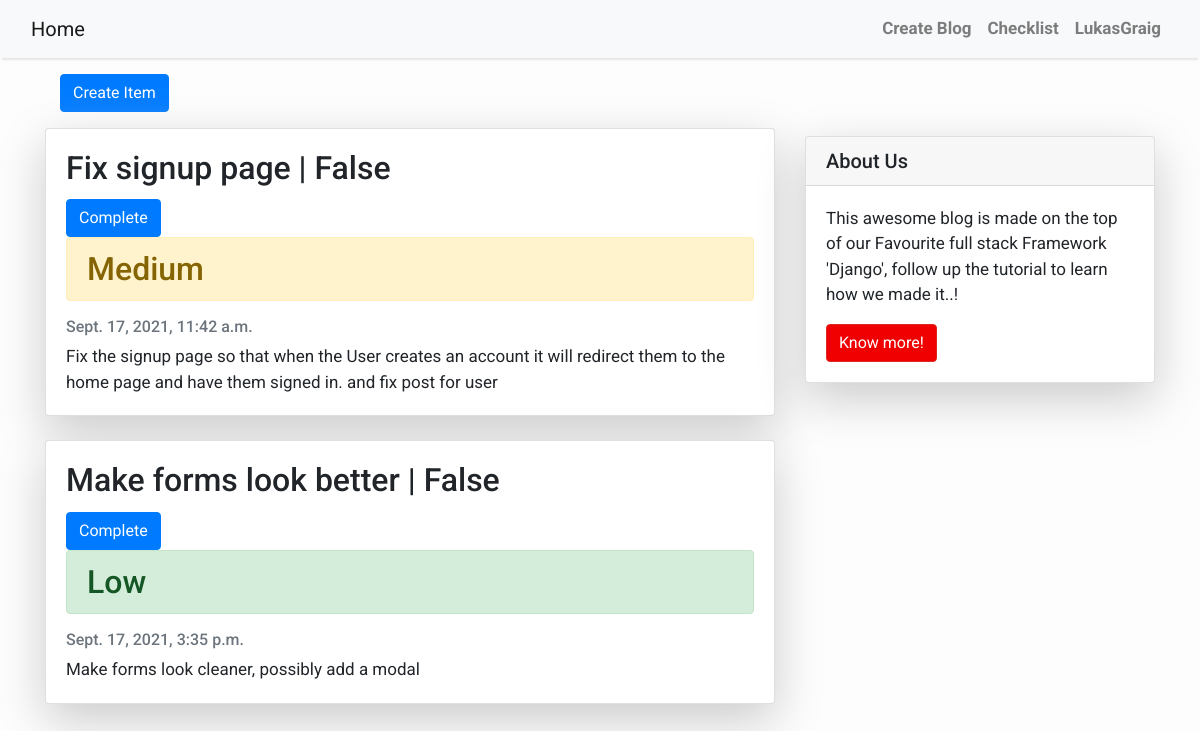
/checklist/ (signed in), run on the app's committed database.
### checklist/models.py (models this page shows, shortened)
class CheckList(models.Model):
    title = models.CharField(max_length=100, blank=True)
    description = models.TextField(max_length=150, blank=False)
    status = models.IntegerField(choices=URGENCY, default=0)
    completed = models.BooleanField(default=False)
    created_on = models.DateTimeField(auto_now_add=True)

### checklist/views.py (the view)
# urls.py: path('', views.CheckListView.as_view(), name='checklist'),
class CheckListView(generic.ListView):
    queryset = CheckList.objects.all()
    template_name = 'checklist/checklist.html'

### checklist/templates/checklist/checklist.html (shortened to what this page needs)
{% extends 'blogs/base.html' %}
{%block content%}
<div class="container">
  <div class="col-md-8 mt-3 left">
    <a class="btn btn-primary" href="{% url 'create' %}">Create Item</a>
  </div>
</div>
<div class="container">
    <div class="row">
        <div class="col-md-8 mt-3 left">
            {% for post in checklist_list %}
            <div class="card mb-4">
                <div class="card-body">
                    <h2 class="card-title">{{ post.title }} | {{ post.completed }}</h2>
                    <a type=submit class="btn btn-primary" href="{% url 'update' post.id%}">Complete</a>
                    {% if post.status == 0 %}
                        <h2 class="card-title alert alert-success" role="alert">{{post.get_status_display}}</h2>
                    {% elif post.status == 1 %}
                        <h2 class="card-title alert alert-warning" role="alert">{{post.get_status_display}}</h2>
                    {% elif post.status == 2 %}
                        <h2 class="card-title alert alert-danger" role="alert">{{post.get_status_display}}</h2>
                    {% endif %}
                    <p class="card-text text-muted h6">{{ post.created_on}} </p>
                    <p class="card-text">{{ post.description }}</p>
                </div>
            </div>
            {% endfor %}
        </div>
        {% block sidebar %} {% include 'blogs/sidebar.html' %} {% endblock sidebar %}
    </div>
</div>
{%endblock%}

### blogs/templates/blogs/base.html (shortened to what this page needs)
<!DOCTYPE html>
<html>
    <head>
        <link rel="stylesheet" href="https://maxcdn.bootstrapcdn.com/bootstrap/4.0.0/css/bootstrap.min.css"
 />
    </head>
    <body>
        <nav class="navbar navbar-expand-lg navbar-light bg-light shadow" id="mainNav">
            <div class="container-fluid">
                <a class="navbar-brand" href="{% url 'home' %}">Home</a>
                <div class="collapse navbar-collapse" id="navbarResponsive">
                    <ul class="navbar-nav ml-auto">
                        <li class="nav-item text-black">
                            <a class="nav-link text-black font-weight-bold" href="{% url 'create_blog' %}">Create Blog</a>
                        </li>
                        <li class="nav-item text-black">
                            <a class="nav-link text-black font-weight-bold" href="{% url 'checklist' %}">Checklist</a>
                        </li>
                        <li class="nav-item text-black">
                            {% if user.is_authenticated %}
                                <a class="nav-link text-black font-weight-bold" href="{% url 'profile' user %}">{{ user.username }}</a>
                            {% else %}
                                <a class="nav-link text-black font-weight-bold" href="{% url 'signup' %}">Sign-Up</a>
                            {% endif %}
                        </li>
                    </ul>
                </div>
            </div>
        </nav>
        {% block content %}{% endblock content %}
    </body>
</html>

### blogs/templates/blogs/base.html (style rules this page uses)
body { font-family: "Roboto", sans-serif; font-size: 17px; background-color: #fdfdfd; }
.shadow { box-shadow: 0 4px 2px -2px rgba(0, 0, 0, 0.1); }

### blogs/templates/blogs/sidebar.html (style rules this page uses)
.card { box-shadow: 0 16px 48px #cccbcb; }

### data on the page
CheckList: title "Fix signup page", completed "False", status "Medium", created_on "Sept. 17, 2021, 11:42 a.m.", description "Fix the signup page so that when the User creates an account it will redirect them to the home page and have them signed in. and fix post for user"
CheckList: title "Make forms look better", completed "False", status "Low", created_on "Sept. 17, 2021, 3:35 p.m.", description "Make forms look cleaner, possibly add a modal"

### other printed values
{{ user.username }} "LukasGraig"
